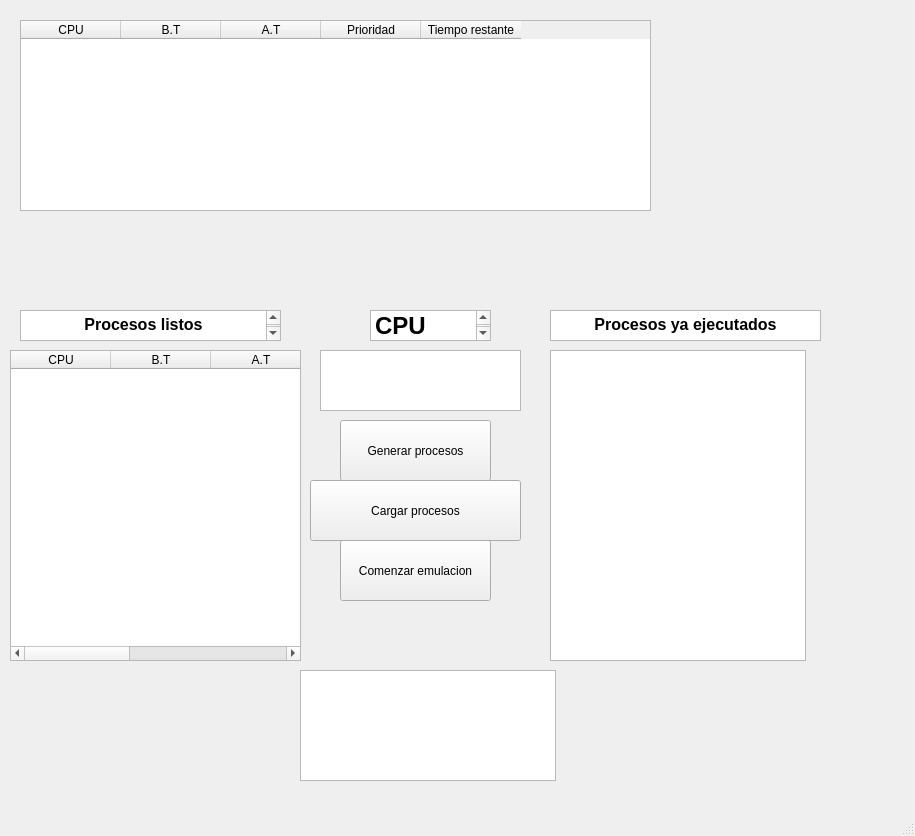
<?xml version="1.0" encoding="UTF-8"?>
<ui version="4.0">
 <class>MainWindow</class>
 <widget class="QMainWindow" name="MainWindow">
  <property name="geometry">
   <rect>
    <x>0</x>
    <y>0</y>
    <width>915</width>
    <height>836</height>
   </rect>
  </property>
  <property name="windowTitle">
   <string>MainWindow</string>
  </property>
  <widget class="QWidget" name="centralwidget">
   <widget class="QPushButton" name="Button1">
    <property name="geometry">
     <rect>
      <x>340</x>
      <y>540</y>
      <width>151</width>
      <height>61</height>
     </rect>
    </property>
    <property name="text">
     <string>Comenzar emulacion</string>
    </property>
   </widget>
   <widget class="QListWidget" name="list1">
    <property name="geometry">
     <rect>
      <x>300</x>
      <y>670</y>
      <width>256</width>
      <height>111</height>
     </rect>
    </property>
   </widget>
   <widget class="QListWidget" name="listaListos">
    <property name="geometry">
     <rect>
      <x>550</x>
      <y>350</y>
      <width>256</width>
      <height>311</height>
     </rect>
    </property>
   </widget>
   <widget class="QTableWidget" name="processTable">
    <property name="geometry">
     <rect>
      <x>20</x>
      <y>20</y>
      <width>631</width>
      <height>191</height>
     </rect>
    </property>
    <column>
     <property name="text">
      <string>CPU</string>
     </property>
    </column>
    <column>
     <property name="text">
      <string>B.T</string>
     </property>
    </column>
    <column>
     <property name="text">
      <string>A.T</string>
     </property>
    </column>
    <column>
     <property name="text">
      <string>Prioridad</string>
     </property>
    </column>
    <column>
     <property name="text">
      <string>Tiempo restante</string>
     </property>
    </column>
   </widget>
   <widget class="QPushButton" name="ButtonLoadProcess">
    <property name="geometry">
     <rect>
      <x>310</x>
      <y>480</y>
      <width>211</width>
      <height>61</height>
     </rect>
    </property>
    <property name="text">
     <string>Cargar procesos</string>
    </property>
   </widget>
   <widget class="QListWidget" name="listCPU">
    <property name="geometry">
     <rect>
      <x>320</x>
      <y>350</y>
      <width>201</width>
      <height>61</height>
     </rect>
    </property>
   </widget>
   <widget class="QTextBrowser" name="textBrowser">
    <property name="geometry">
     <rect>
      <x>370</x>
      <y>310</y>
      <width>121</width>
      <height>31</height>
     </rect>
    </property>
    <property name="html">
     <string>&lt;!DOCTYPE HTML PUBLIC &quot;-//W3C//DTD HTML 4.0//EN&quot; &quot;http://www.w3.org/TR/REC-html40/strict.dtd&quot;&gt;
&lt;html&gt;&lt;head&gt;&lt;meta name=&quot;qrichtext&quot; content=&quot;1&quot; /&gt;&lt;style type=&quot;text/css&quot;&gt;
p, li { white-space: pre-wrap; }
&lt;/style&gt;&lt;/head&gt;&lt;body style=&quot; font-family:'MS Shell Dlg 2'; font-size:7.8pt; font-weight:400; font-style:normal;&quot;&gt;
&lt;p style=&quot; margin-top:0px; margin-bottom:0px; margin-left:0px; margin-right:0px; -qt-block-indent:0; text-indent:0px;&quot;&gt;&lt;span style=&quot; font-size:18pt; font-weight:600;&quot;&gt;CPU&lt;/span&gt;&lt;/p&gt;&lt;/body&gt;&lt;/html&gt;</string>
    </property>
   </widget>
   <widget class="QPushButton" name="ButtonGenerate">
    <property name="geometry">
     <rect>
      <x>340</x>
      <y>420</y>
      <width>151</width>
      <height>61</height>
     </rect>
    </property>
    <property name="text">
     <string>Generar procesos</string>
    </property>
   </widget>
   <widget class="QTextBrowser" name="textBrowser_2">
    <property name="geometry">
     <rect>
      <x>20</x>
      <y>310</y>
      <width>261</width>
      <height>31</height>
     </rect>
    </property>
    <property name="html">
     <string>&lt;!DOCTYPE HTML PUBLIC &quot;-//W3C//DTD HTML 4.0//EN&quot; &quot;http://www.w3.org/TR/REC-html40/strict.dtd&quot;&gt;
&lt;html&gt;&lt;head&gt;&lt;meta name=&quot;qrichtext&quot; content=&quot;1&quot; /&gt;&lt;style type=&quot;text/css&quot;&gt;
p, li { white-space: pre-wrap; }
&lt;/style&gt;&lt;/head&gt;&lt;body style=&quot; font-family:'MS Shell Dlg 2'; font-size:7.8pt; font-weight:400; font-style:normal;&quot;&gt;
&lt;p align=&quot;center&quot; style=&quot; margin-top:0px; margin-bottom:0px; margin-left:0px; margin-right:0px; -qt-block-indent:0; text-indent:0px;&quot;&gt;&lt;span style=&quot; font-size:12pt; font-weight:600;&quot;&gt;Procesos listos&lt;/span&gt;&lt;/p&gt;
&lt;p align=&quot;center&quot; style=&quot;-qt-paragraph-type:empty; margin-top:0px; margin-bottom:0px; margin-left:0px; margin-right:0px; -qt-block-indent:0; text-indent:0px; font-size:18pt; font-weight:600;&quot;&gt;&lt;br /&gt;&lt;/p&gt;&lt;/body&gt;&lt;/html&gt;</string>
    </property>
   </widget>
   <widget class="QTableWidget" name="processTable_2">
    <property name="geometry">
     <rect>
      <x>10</x>
      <y>350</y>
      <width>291</width>
      <height>311</height>
     </rect>
    </property>
    <column>
     <property name="text">
      <string>CPU</string>
     </property>
    </column>
    <column>
     <property name="text">
      <string>B.T</string>
     </property>
    </column>
    <column>
     <property name="text">
      <string>A.T</string>
     </property>
    </column>
    <column>
     <property name="text">
      <string>Prioridad</string>
     </property>
    </column>
    <column>
     <property name="text">
      <string>Tiempo restante</string>
     </property>
    </column>
   </widget>
   <widget class="QTextBrowser" name="textBrowser_3">
    <property name="geometry">
     <rect>
      <x>550</x>
      <y>310</y>
      <width>271</width>
      <height>31</height>
     </rect>
    </property>
    <property name="html">
     <string>&lt;!DOCTYPE HTML PUBLIC &quot;-//W3C//DTD HTML 4.0//EN&quot; &quot;http://www.w3.org/TR/REC-html40/strict.dtd&quot;&gt;
&lt;html&gt;&lt;head&gt;&lt;meta name=&quot;qrichtext&quot; content=&quot;1&quot; /&gt;&lt;style type=&quot;text/css&quot;&gt;
p, li { white-space: pre-wrap; }
&lt;/style&gt;&lt;/head&gt;&lt;body style=&quot; font-family:'MS Shell Dlg 2'; font-size:7.8pt; font-weight:400; font-style:normal;&quot;&gt;
&lt;p align=&quot;center&quot; style=&quot; margin-top:0px; margin-bottom:0px; margin-left:0px; margin-right:0px; -qt-block-indent:0; text-indent:0px;&quot;&gt;&lt;span style=&quot; font-size:12pt; font-weight:600;&quot;&gt;Procesos ya ejecutados&lt;/span&gt;&lt;/p&gt;&lt;/body&gt;&lt;/html&gt;</string>
    </property>
   </widget>
  </widget>
  <widget class="QMenuBar" name="menubar">
   <property name="geometry">
    <rect>
     <x>0</x>
     <y>0</y>
     <width>915</width>
     <height>26</height>
    </rect>
   </property>
  </widget>
  <widget class="QStatusBar" name="statusbar"/>
 </widget>
 <resources/>
 <connections/>
</ui>
